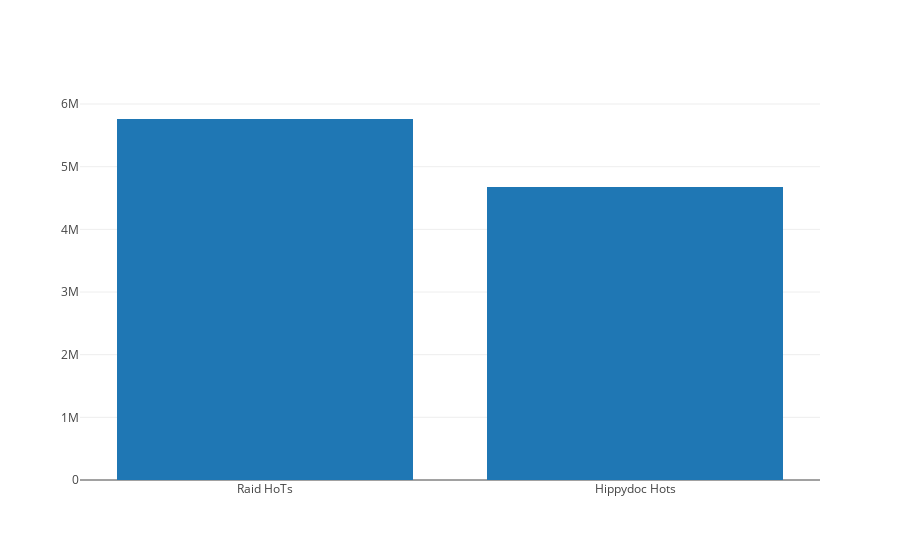

Write notebook code for a chart like this one.
### Code cell
hippy_hot_total =  Hippydoc_Spell_HoTs.spell_damage.sum()
data = [go.Bar(
            x=['Raid HoTs', 'Hippydoc Hots'],
            y=[hot_total, hippy_hot_total]
    )]

iplot(data, filename='hots-hippy-bar')

### Figure 1 — Plotly figure (JSON) as saved in the notebook; plotly's stock layout.template omitted (floating-point values rounded to 4 significant figures)
{"data": [{"type": "bar", "uid": "06cae294-f68a-11e8-82da-086266568bd8", "x": ["Raid HoTs", "Hippydoc Hots"], "y": [5761049, 4676357]}], "layout": {}}
